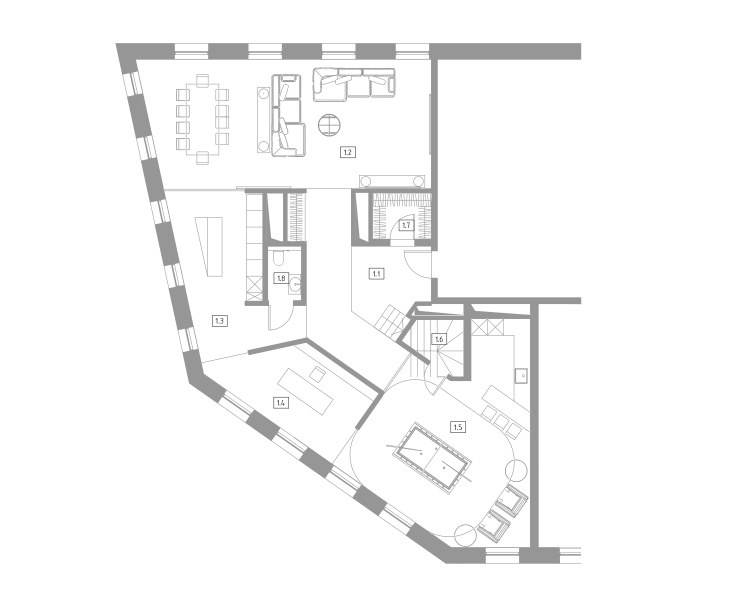
#> input picture image/1234.png, 1473 x 1186 px (shown at 1/2 size)
$ python -i detect.py   (imports and definitions only)
#> lines starting #> are read from the running program, lines starting #| are printed output that depends on the picture; after the words box and inside, x2 and y2 are one past the last pixel; in counts of white or black regions, pixels touching at a corner belong together
#> further down, picture is the input picture: shape (1186, 1473); min 45, max 255, mean 247.3
import cv2
import numpy as np
import math

import time
from concurrent.futures import ThreadPoolExecutor

import networkx as nx

def load_image(path):
    return cv2.imread(path, cv2.IMREAD_GRAYSCALE)

# [47 lines left out: functions enhance_contrast, pre_process_image_new, remove_small_objects, not called in this run]

def pre_process_image(image, blur_ksize=5, thresh_blocksize=11, min_size=1500):
    """
    Предобработка изображения для улучшения распознавания стен.
    """
#> called with blur_ksize = 5, thresh_blocksize = 11, min_size = 1500
    # Применение гауссового размытия для уменьшения шума
    blurred = cv2.GaussianBlur(image, (blur_ksize, blur_ksize), 0)

    # Использование адаптивного порога
    thresh = cv2.adaptiveThreshold(blurred, 255, cv2.ADAPTIVE_THRESH_GAUSSIAN_C,
                                   cv2.THRESH_BINARY_INV, thresh_blocksize, 2)
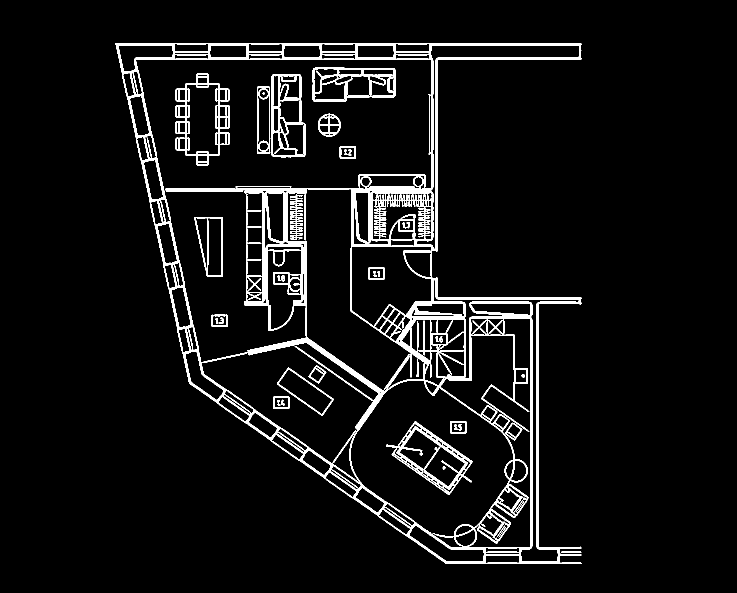
#> thresh: shape (1186, 1473) (shown at 1/2 size); 6.1% white; 48 white regions (2 under 20 px), largest, box (x1, y1, x2, y2) and area: (231, 86, 1163, 1128) 81334, (772, 842, 945, 990) 4146, (351, 147, 459, 331) 4132

    # Морфологические операции для удаления тонких линий
    kernel = np.ones((5, 5), np.uint8)
    opening = cv2.morphologyEx(thresh, cv2.MORPH_OPEN, kernel, iterations=2)
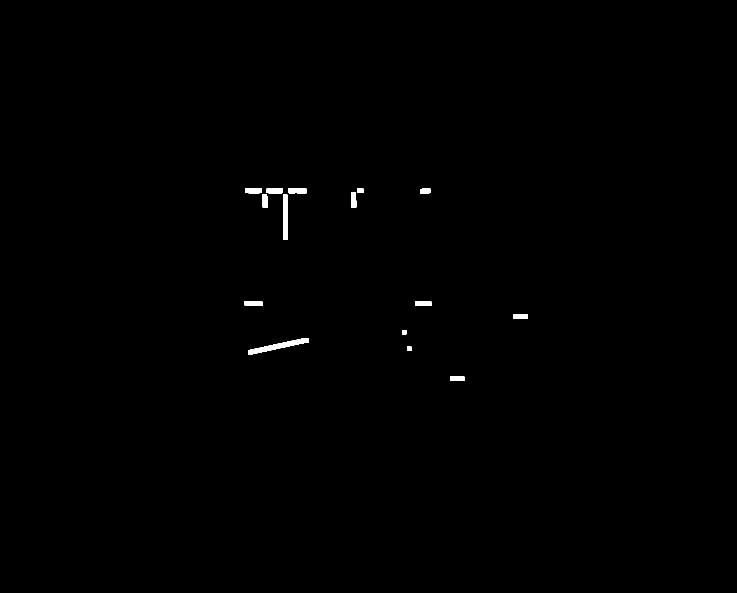
#> opening: shape (1186, 1473) (shown at 1/2 size); 0.31% white; 15 white regions, largest, box (x1, y1, x2, y2) and area: (496, 676, 618, 709) 1242, (566, 389, 575, 480) 819, (576, 377, 613, 387) 364
    sure_bg = cv2.dilate(opening, kernel, iterations=3)
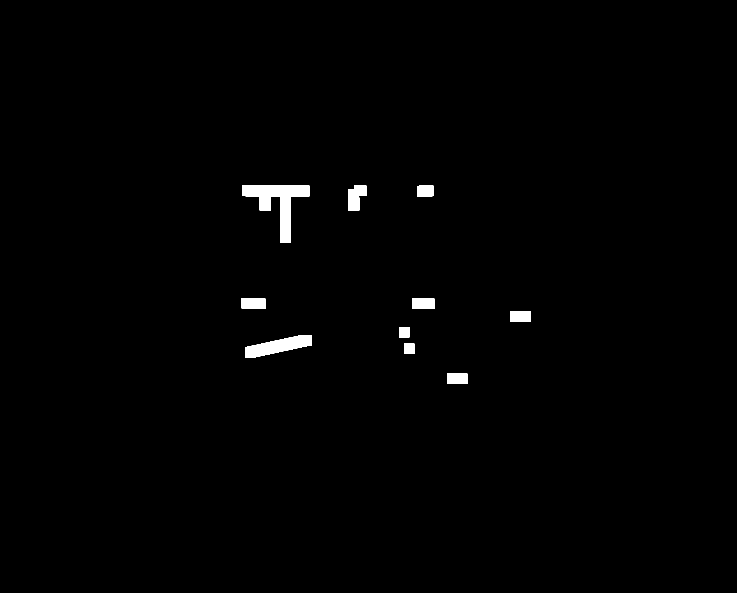
#> sure_bg: shape (1186, 1473) (shown at 1/2 size); 0.89% white; 10 white regions, largest, box (x1, y1, x2, y2) and area: (484, 371, 619, 486) 5557, (490, 670, 624, 715) 3246, (696, 371, 733, 421) 1357

    # Удаление мелких объектов (таких как двери и окна)
    num_labels, labels, stats, centroids = cv2.connectedComponentsWithStats(sure_bg, connectivity=8)
#> labels: shape (1186, 1473) int32; 11 distinct labels, from 0 to 10
#> num_labels = 11; stats = [[0, 0, 1473, 1186, 1731469], [484, 371, 135, 115, 5557], [696, 371, 37, 50, 1357], [834, 371, 33, 22, 720], [483, 596, 48, 22, 1053], [824, 597, 45, 21, 945], [1021, 622, 41, 22, 888], [798, 654, 21, 21, 441], [490, 670, 134, 45, 3246], [808, 687, 21, 21, 441], [894, 747, 41, 21, 861]]; centroids = [[736.7, 593], [555.3, 404.6], [711.3, 393.7], [850, 381.5], [506.5, 606.5], [846, 607], [1040.8, 632.7], [808, 664], [556.5, 691.9], [818, 697], [914, 757]]
    sizes = stats[1:, -1]
#> sizes = [5557, 1357, 720, 1053, 945, 888, 441, 3246, 441, 861]

    processed_img = np.zeros(labels.shape, np.uint8)

    for i in range(0, num_labels - 1):
        if sizes[i] >= min_size:
            processed_img[labels == i + 1] = 255
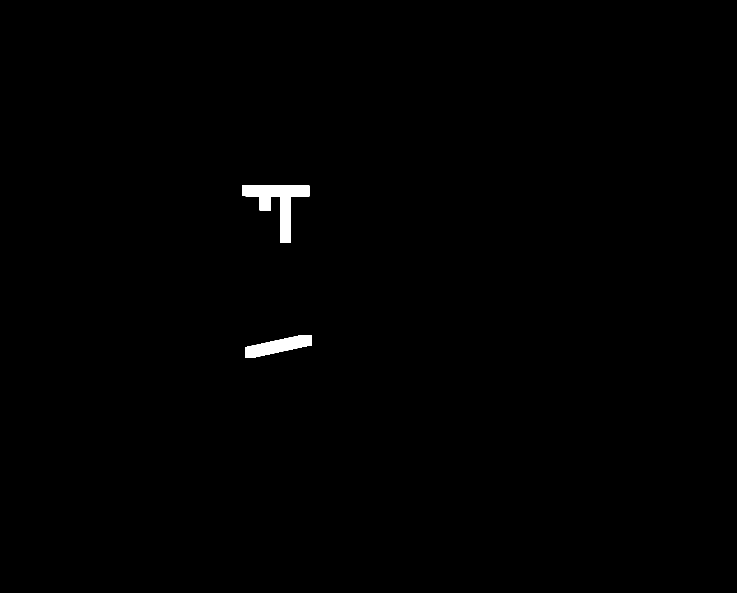
#> processed_img: shape (1186, 1473) (shown at 1/2 size); 0.5% white; 2 white regions, box (x1, y1, x2, y2) and area: (484, 371, 619, 486) 5557, (490, 670, 624, 715) 3246

    return processed_img

# [167 lines left out: functions get_wall_contours, get_wall_coordinates, draw_contours, detectOuterContours, detectPreciseBoxes, remove_noise and 4 more, not called in this run]

>>> import cv2
>>> picture = cv2.imread('../image/1234.png', cv2.IMREAD_GRAYSCALE)
>>> result = pre_process_image(picture)

$ run again, on image/123456.png
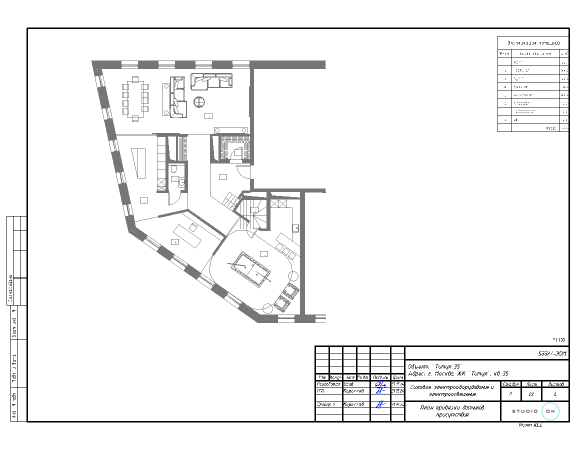
#> input picture image/123456.png, 1152 x 900 px (shown at 1/2 size)
#> in pre_process_image, `thresh = cv2.adaptiveThreshold(blurred, 255, cv2.ADAPTIVE_THRESH_GAUSS..`:
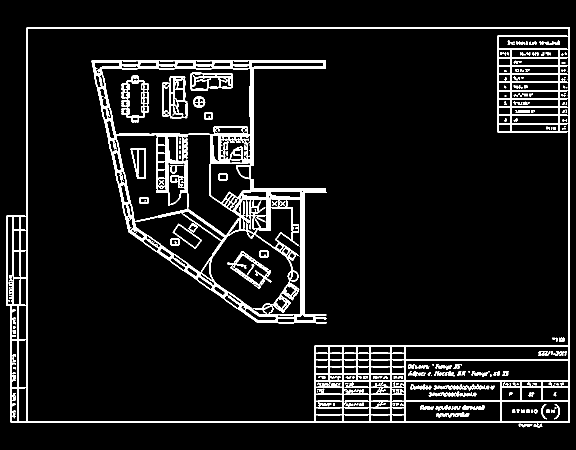
#> thresh: shape (900, 1152) (shown at 1/2 size); 8.2% white; 232 white regions (88 under 20 px), largest, box (x1, y1, x2, y2) and area: (12, 55, 1140, 845) 34802, (183, 120, 653, 647) 33624, (324, 152, 375, 237) 1650
#> opening: shape (900, 1152); 0.34% white; 6 white regions, box (x1, y1, x2, y2) and area: (600, 385, 610, 629) 2420, (498, 173, 508, 234) 610, (420, 313, 430, 327) 135, (445, 318, 460, 327) 135, (484, 318, 497, 327) 117, (485, 391, 494, 400) 81
#> sure_bg: shape (900, 1152); 0.9% white; 6 white regions, box (x1, y1, x2, y2) and area: (594, 379, 616, 635) 5631, (492, 167, 514, 240) 1606, (414, 307, 436, 333) 567, (439, 312, 466, 333) 567, (478, 312, 503, 333) 525, (479, 385, 500, 406) 441
#> labels: shape (900, 1152) int32; 7 distinct labels, from 0 to 6
#> num_labels = 7; stats = [[0, 0, 1152, 900, 1027463], [492, 167, 22, 73, 1606], [414, 307, 22, 26, 567], [439, 312, 27, 21, 567], [478, 312, 25, 21, 525], [594, 379, 22, 256, 5631], [479, 385, 21, 21, 441]]; centroids = [[575.7, 449.8], [502.5, 203], [424.4, 319.6], [452, 322], [490, 322], [604.5, 506.5], [489, 395]]
#> sizes = [1606, 567, 567, 525, 5631, 441]
#> after the loop in pre_process_image, `for i in range(0, num_labels - 1):`:
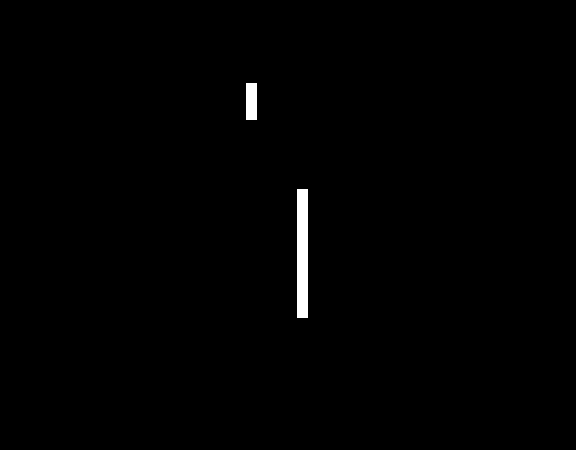
#> processed_img: shape (900, 1152) (shown at 1/2 size); 0.7% white; 2 white regions, box (x1, y1, x2, y2) and area: (594, 379, 616, 635) 5631, (492, 167, 514, 240) 1606
